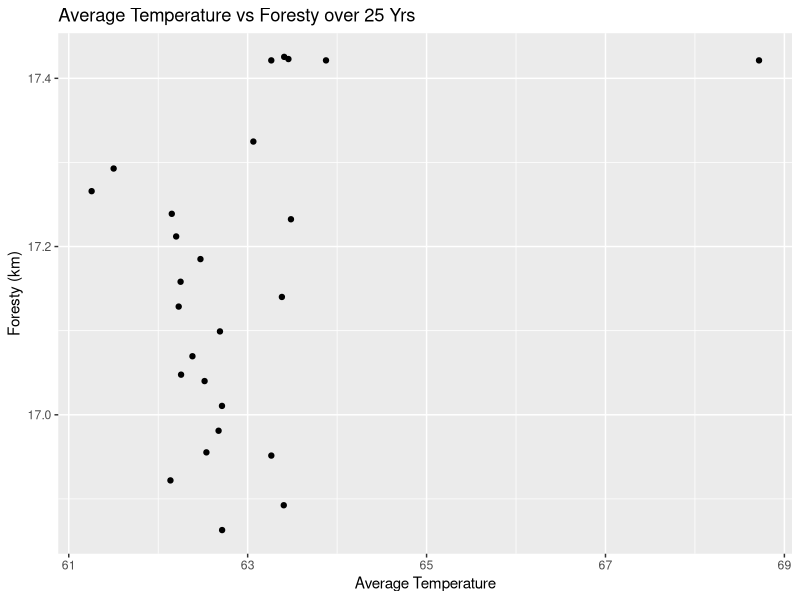
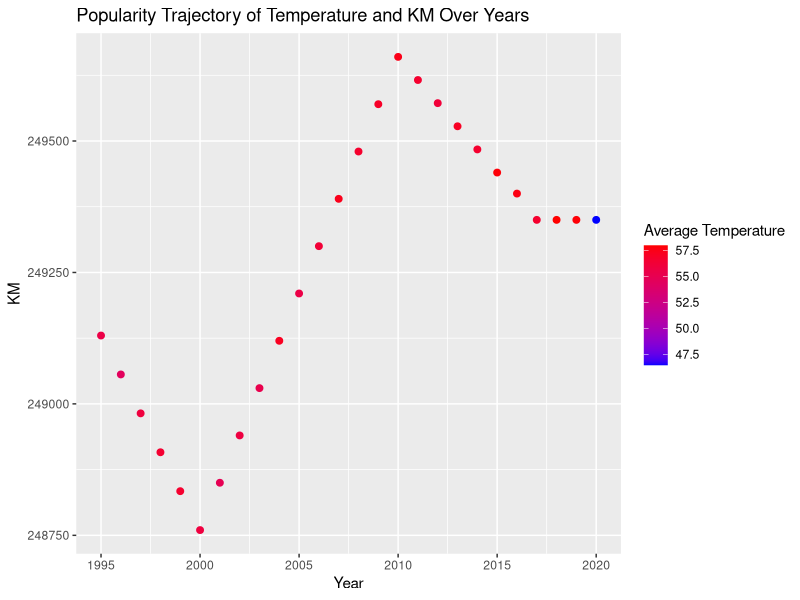
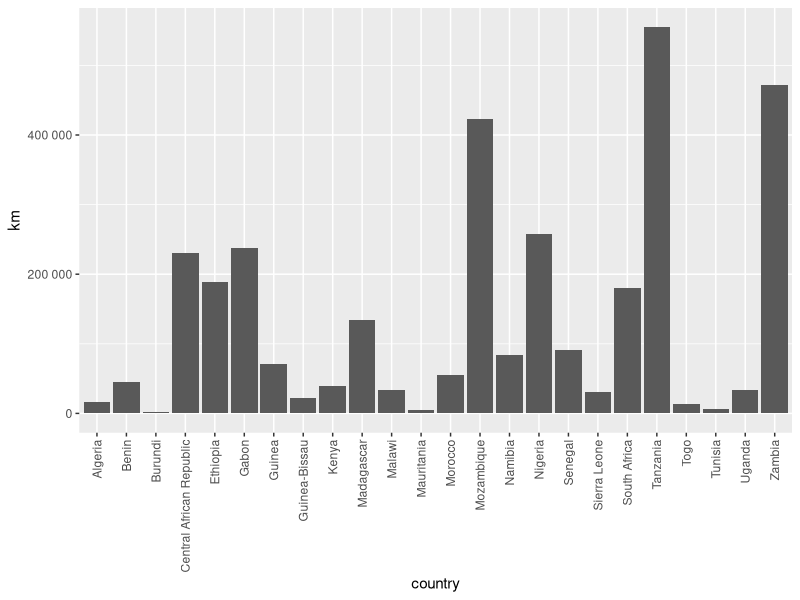
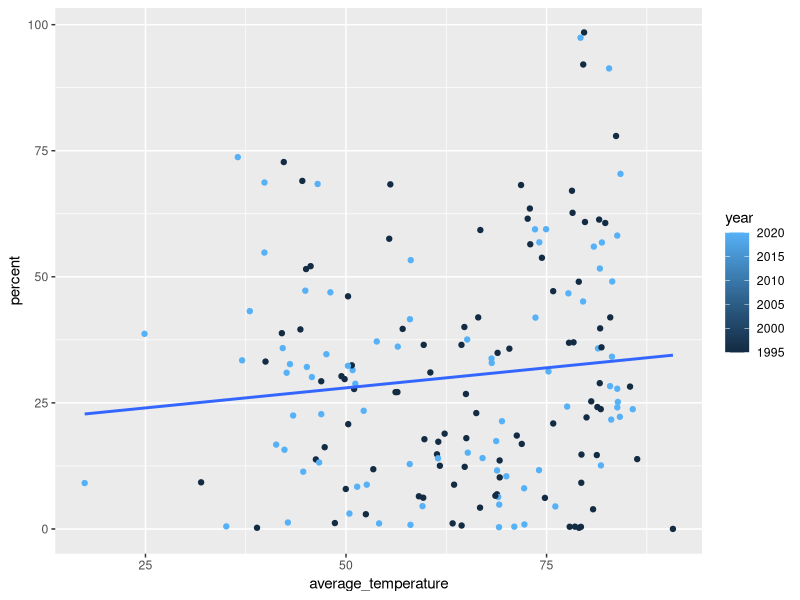
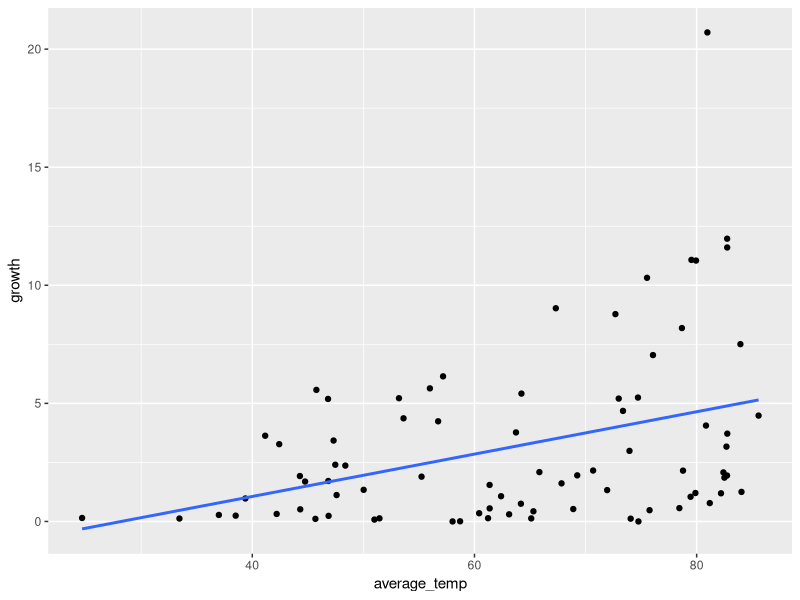
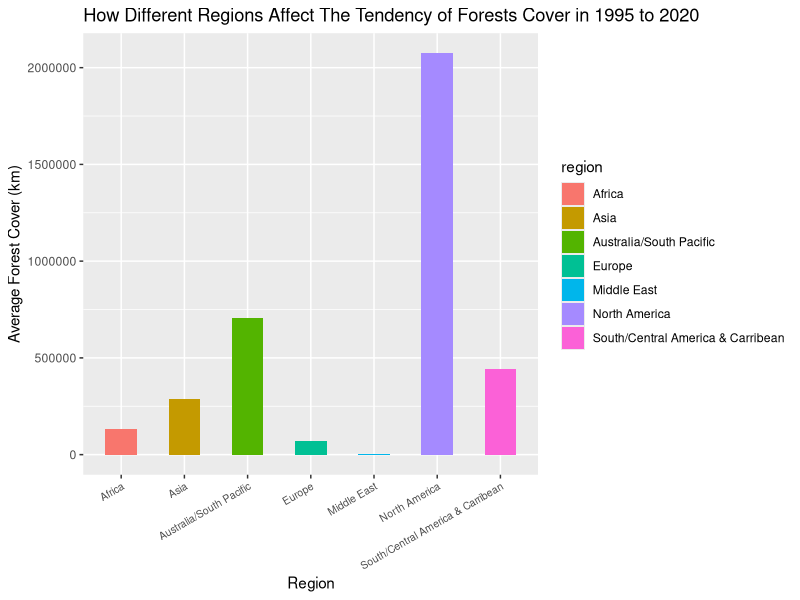
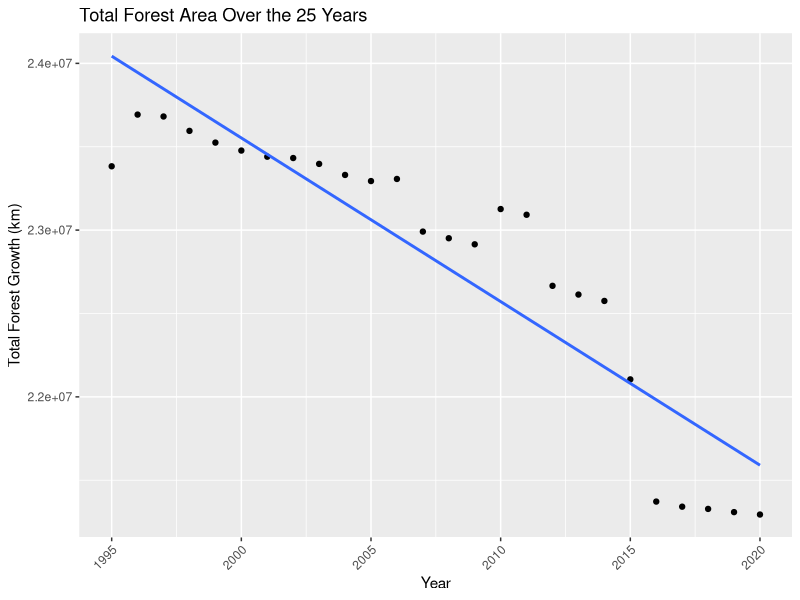
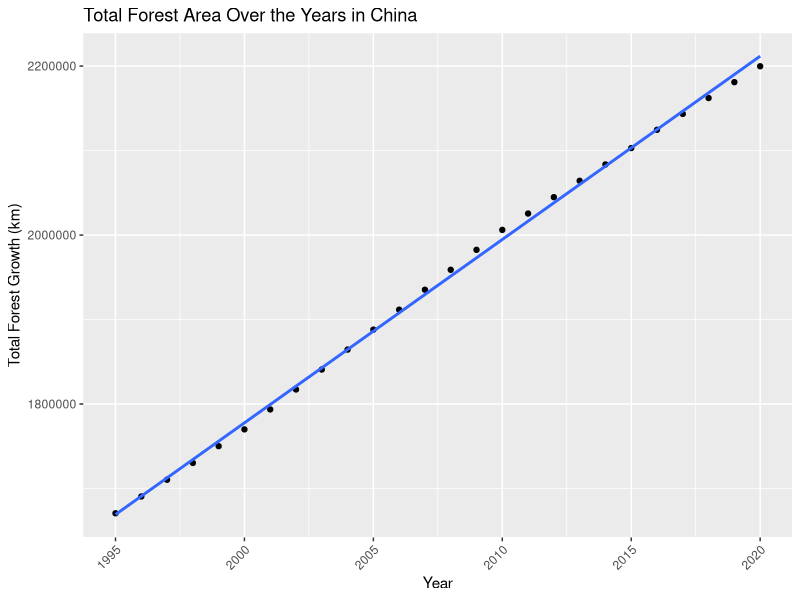

Generate these figures, in order, with R:
## ---- chunk 1
library(readr)
library(dplyr)
library(tidyverse)
library(stringr)
library(ggplot2)
## ---- chunk 2
forest_km <- read_delim("forest_area_km.csv")
forest_percent <- read_delim("forest_area_percent.csv")
global_temp <- read_delim("Global_Temperatures.csv")
## ---- chunk 3
head(forest_km,5) 
head(forest_percent,5) 
head(global_temp,5)
## ---- chunk 4
forest_km <- forest_km %>%
  rename(country = `Country Name`)
  head(forest_km, 5)
## ---- chunk 5
forest_percent <- forest_percent %>%
  rename(country = `Country Name`)
  head(forest_km, 5)
## ---- chunk 6
global_temp <- global_temp %>%
  mutate(year = as.character(year))
## ---- chunk 7
countryList <- c('country', 'Country Code')

longForestKM <- forest_km %>%
   pivot_longer(!countryList, names_to = "year", values_to = "km")
longForestKM

## ---- chunk 8

longForestPercent <- forest_percent %>%
   pivot_longer(!countryList, names_to = "year", values_to = "percent")
longForestPercent
## ---- chunk 9
forest_km_percent <- left_join(longForestKM, longForestPercent)
forest_km_percent
## ---- chunk 10
final_set2 <- inner_join(global_temp, forest_km_percent)
final_set2

final_set2 <- final_set2 %>%
  mutate(year = as.numeric(year))
## ---- chunk 11
final_set2 %>%
  filter(country == "Australia") %>%
ggplot(aes(x = average_temperature , y = percent)) +
  geom_point() +
  labs(title = "Average Temperature vs Foresty over 25 Yrs",
       x = "Average Temperature",
       y = "Foresty (km)")
## ---- chunk 12
final_set2 %>%
  filter(country == "Japan") %>%
  ggplot(aes(x = year, y = km, color = average_temperature)) +
  geom_point(size = 2) +
  scale_color_gradient(low = "blue", high = "red") +
  labs(x = "Year", y = "KM", color = "Average Temperature", 
       title = "Popularity Trajectory of Temperature and KM Over Years")
## ---- chunk 13
library(scales)

final_set2 %>%
  filter(region == "Africa", year == "1995") %>%
  ggplot() +
  geom_bar(mapping = aes(x = country, y = km), stat = "identity") +
  theme(axis.text.x = element_text(angle = 90, vjust = 0.5, hjust=1)) +
  scale_y_continuous(labels = label_number())

## ---- chunk 14
final_set2 %>% filter(year==2020 | year==1995) %>% group_by(year) %>% ggplot(aes(x=average_temperature, y=percent, col=year)) + geom_point() + geom_smooth(method=lm, se=FALSE)
## ---- chunk 15
final_set2 %>% filter(year==2020 | year==1995) %>% group_by(year) %>% filter(rank(-percent)==1) %>% summarize(country, average_temperature, percent)
## ---- chunk 16
final_set2 %>% group_by(temperature_range = factor(round(average_temperature/10)*10)) %>% reframe(average_percent = mean(percent, na.rm=TRUE)) %>% arrange(rank(-average_percent))
## ---- chunk 17
final_set2 %>% filter(year==1995 | year==2020) %>% group_by(country) %>% reframe(average_temp = mean(average_temperature), growth = abs(diff(percent))) %>% ggplot(aes(x=average_temp, y=growth)) + geom_point() + geom_smooth(method=lm, se=FALSE)
## ---- chunk 18
final_set2 %>% filter(year==1995 | year==2020) %>% group_by(country) %>% reframe(average_temp = mean(average_temperature), growth = abs(diff(percent))) %>% filter(rank(-growth)==1) %>% summarize(country, average_temp, growth)
## ---- chunk 19
final_set2 %>% filter(year==1995 | year==2020) %>% group_by(country) %>% reframe(average_temp = mean(average_temperature), growth = abs(diff(percent))) %>% ungroup() %>% group_by(temperature_range = factor(round(average_temp/10)*10)) %>% reframe(average_growth = mean(growth, na.rm=TRUE)) %>% arrange(rank(-average_growth))
## ---- chunk 20
final_set2 %>% 
  select(region, year, km) %>% 
  group_by(region) %>% 
  summarize(mean_km = mean(km, na.rm = TRUE)) %>% 
  ggplot(aes(region, mean_km, fill = region)) +
  labs(x = "Region", y = "Average Forest Cover (km)",
       title = "How Different Regions Affect The Tendency of Forests Cover in 1995 to 2020") +
  geom_col(width = 0.5) +
  theme(axis.text.x = element_text(angle = 30, size = 7.5, hjust = 1))
## ---- chunk 21
forest_growth <- final_set2 %>%
  group_by(year) %>%
  summarize(total_forestgrowth = sum(km, na.rm = TRUE))
print(forest_growth)


ggplot(forest_growth, aes(x = year, y = total_forestgrowth)) +
  geom_point() +
   geom_smooth(method = "lm", se = FALSE) +
  labs(title = "Total Forest Area Over the 25 Years", x = "Year", y = "Total Forest Growth (km)") +
  theme(axis.text.x = element_text(angle = 45, hjust = 1))
## ---- chunk 22
forest_growth_china <- final_set2 %>%
  group_by(year) %>%
  filter(country == "China") %>%
  summarize(total_forestgrowth = sum(km, na.rm = TRUE))

print(forest_growth_china)

ggplot(forest_growth_china, aes(x = year, y = total_forestgrowth)) +
  geom_point() +
  geom_smooth(method = "lm", se = FALSE) +
  labs(title = "Total Forest Area Over the Years in China", x = "Year", y = "Total Forest Growth (km)") +
  theme(axis.text.x = element_text(angle = 45, hjust = 1))
## ---- chunk 23
forest_growth_brazil <- final_set2 %>%
  group_by(year) %>%
  filter(country == "Brazil") %>%
  summarize(total_forestgrowth = sum(km, na.rm = TRUE))

print(forest_growth_brazil)

ggplot(forest_growth_brazil, aes(x = year, y = total_forestgrowth)) +
  geom_point() +
  geom_smooth(method = "lm", se = FALSE) +
  labs(title = "Total Forest Area Over the Years in Brazil", x = "Year", y = "Total Forest Growth (km)") +
  theme(axis.text.x = element_text(angle = 45, hjust = 1))
## ---- chunk 24
merged_data <- merge(forest_growth_brazil, forest_growth_china, by = "year", suffixes = c("_brazil", "_china"))

merged_data$difference <- merged_data$total_forestgrowth_china - merged_data$total_forestgrowth_brazil

print(merged_data)

ggplot(merged_data, aes(x = year, y = difference)) +
  geom_point() +
  geom_line() +
  labs(title = "Difference in Total Forest Area Over the Years (China - Brazil)", x = "Year", y = "Difference (km)") +
  theme(axis.text.x = element_text(angle = 45, hjust = 1))
